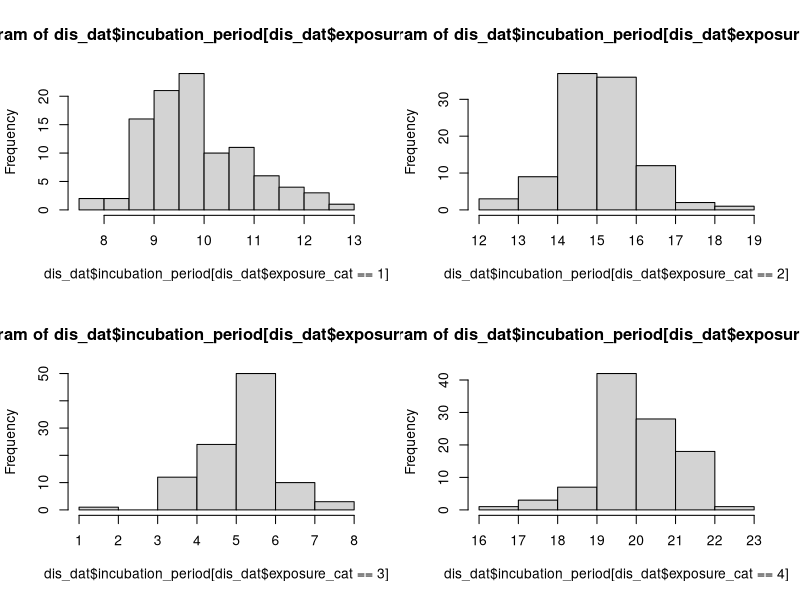
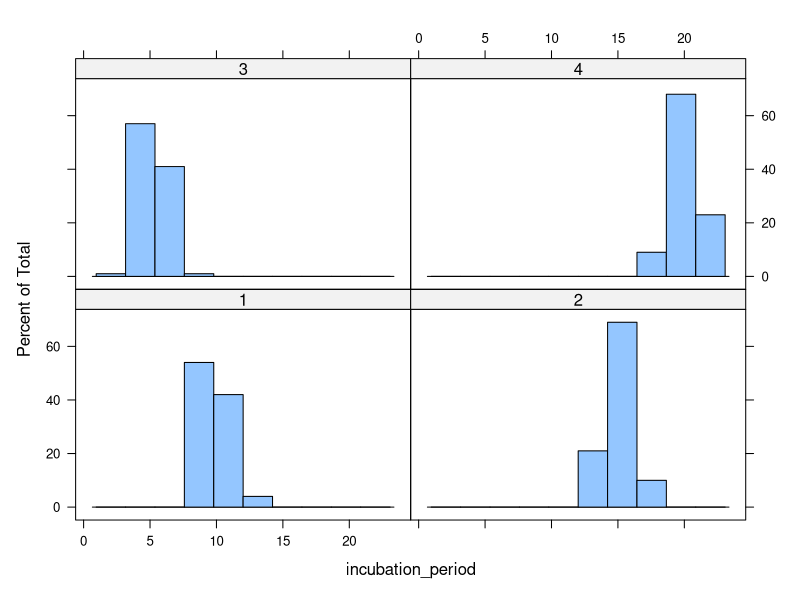

The R script that drew these images, in order:
# Data generation 

# Set the seed to make the example reproducible
set.seed(1234)

incubation_period <- c(rnorm(100, mean = 10), rnorm(100, mean = 15), 
                       rnorm(100, mean = 5), rnorm(100, mean = 20))

exposure_cat <-sort(rep(c(1:4), 100 ))

dis_dat <- data.frame(incubation_period, exposure_cat)


# Producing histogram for each of the exposure category 1,2,3 and 4
# using traditional visualization code

op <- par(mfrow = c (2,2))

hist(dis_dat$incubation_period[dis_dat$exposure_cat == 1])
hist(dis_dat$incubation_period[dis_dat$exposure_cat == 2])
hist(dis_dat$incubation_period[dis_dat$exposure_cat == 3])
hist(dis_dat$incubation_period[dis_dat$exposure_cat == 4])

par(op)

#### Lattice Information for histogram

# Installing lattice package
install.packages("lattice")

library(lattice)

histogram(~incubation_period | factor(exposure_cat), data = dis_dat)
